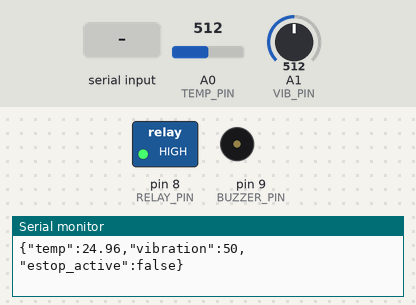
A program run on a simulated Arduino Uno, built with avr-gcc and run on an emulated ATmega328P. On the bench: switched loads named in the program (green lamp = pin HIGH), buzzer (waves = sounding, pin HIGH), the last lines printed to the serial monitor. Inputs (shaded band) come from the test bench; at power-on: A0 (TEMP_PIN) = 512, A1 (VIB_PIN) = 512.

Above: at 1.2 s.
1.3 s: "ESTOP\n" received over Serial
At 1.8 s:
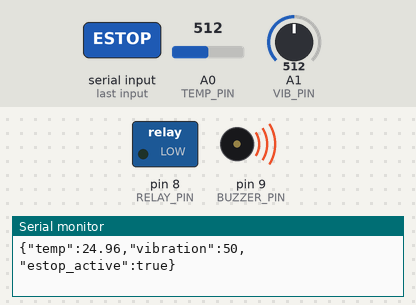
2.8 s: "RESET\n" received over Serial
At 4.1 s:
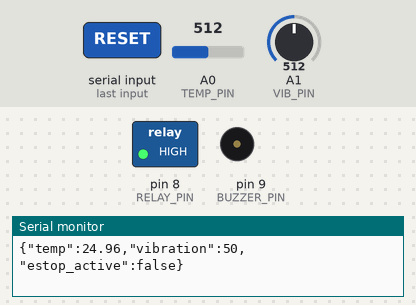
Timing chart, 0 to 5.8 s (numbered marks = the images above; inputs shaded):
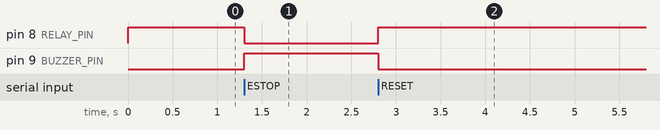

Measured:
- after the input at 1.3 s, pin 8 (RELAY_PIN): HIGH → LOW at once; pin 9 (BUZZER_PIN): LOW → HIGH at once
- after the input at 2.8 s, pin 8 (RELAY_PIN): LOW → HIGH at once; pin 9 (BUZZER_PIN): HIGH → LOW at once

The program:

main.cpp
```cpp
#include <Arduino.h>

const int TEMP_PIN = A0;
const int VIB_PIN = A1;
const int RELAY_PIN = 8;
const int BUZZER_PIN = 9;
const float BETA = 3950;

unsigned long last_send = 0;
bool is_estopped = false;

void setup() {
  Serial.begin(115200);
  pinMode(RELAY_PIN, OUTPUT);
  pinMode(BUZZER_PIN, OUTPUT);
  digitalWrite(RELAY_PIN, HIGH);
  digitalWrite(BUZZER_PIN, LOW);
}

void loop() {
  if (Serial.available() > 0) {
    String command = Serial.readStringUntil('\n');
    command.trim();
    if (command == "ESTOP") {
      is_estopped = true;
      digitalWrite(RELAY_PIN, LOW);
      digitalWrite(BUZZER_PIN, HIGH);
    } else if (command == "RESET") {
      is_estopped = false;
      digitalWrite(RELAY_PIN, HIGH);
      digitalWrite(BUZZER_PIN, LOW);
    }
  }

  if (millis() - last_send > 100) {
    int analogValue = analogRead(TEMP_PIN);
    float temp_c = 1.0 / (log(1.0 / (1023.0 / analogValue - 1.0)) / BETA + 1.0 / 298.15) - 273.15;
    int vib_raw = analogRead(VIB_PIN);
    int vib_percent = map(vib_raw, 0, 1023, 0, 100);

    Serial.print("{\"temp\":"); Serial.print(temp_c);
    Serial.print(",\"vibration\":"); Serial.print(vib_percent);
    Serial.print(",\"estop_active\":"); Serial.print(is_estopped ? "true" : "false");
    Serial.println("}");

    last_send = millis();
  }
}
```
